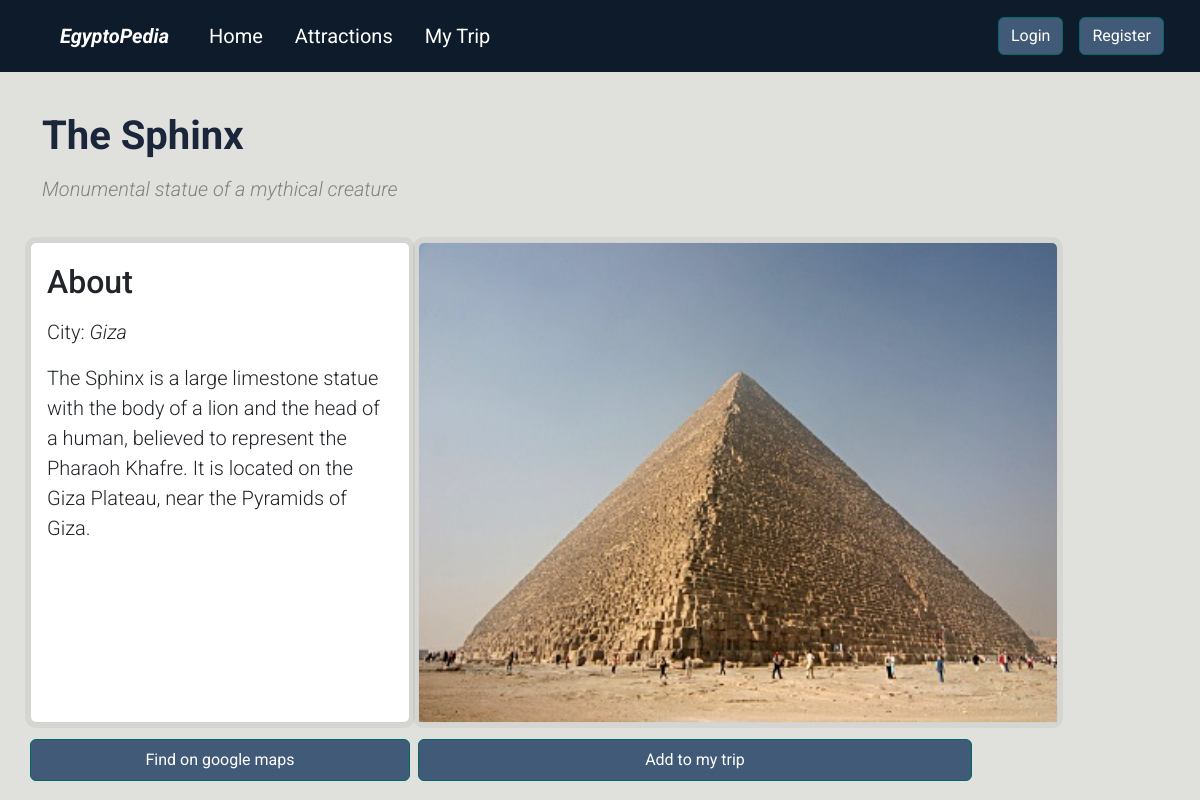
/attractions/view/2, run on the app's committed database.
### models.py (models this page shows)
class Attraction(db.Model):
    __tablename__ = "attractions"
    id = db.Column(db.Integer, primary_key=True)
    name = db.Column(db.String(80), nullable=False)
    city = db.Column(db.String(80), nullable=False)
    location_latitude = db.Column(db.REAL)
    location_longitude = db.Column(db.REAL)
    summary = db.Column(db.String(200))
    description = db.Column(db.String)

### app.py (the view)
@app.route('/attractions/view/<attraction_id>')
def view_page(attraction_id):
    attraction = db.session.query(Attraction).get(attraction_id)
    slug = attraction.name.replace(' ', '&')
    attraction.slug = slug
    print(attraction.name)
    return render_template('view_page.html', attraction=attraction)

### templates/view_page.html (shortened to what this page needs)
{% extends "base.html" %}
{% block head %}
{{ super() }}
<link rel="stylesheet" href="/static/view_page_styles.css">
{% endblock %}
{% block main %}
<div class="container">
  <div class="row">
    <div class="col-12  mt-4 mainHeader">
      <h1 class="">{{attraction.name}}</h1>
    </div>
  </div>
  <div class="row my-0">
    <div class="col-12 ms-0  mt-3 mb-4">
      <h1 class="lead summary">{{attraction.summary}}</h1>
    </div>
  </div>
  <div class="row">
    <div class="card  my-3 px-0 col-lg-4 col-sm-8 ">
      <div class="card-body d-flex flex-column">
        <h5 class="card-title mt-1 about">About</h5>
        <p class="card-text my-0 mt-2 lead  city"> City: <span>{{attraction.city}}</span></p>
        <p class="card-text my-3 lead ">{{attraction.description}}</p>
      </div>
    </div>
    <div class="card  my-3 px-0 mx-2" style="width: 40rem;">
      <img src="https://source.unsplash.com/random/500x300/?{{attraction.slug}}"
        onerror="this.onerror = null; this.src='/static/default.jpg'" class="card-img-top img-fluid" alt="..." />
    </div>
  </div>
  <div class="row viewPageButtons">
    <div class="col-md-4 col-sm-8 px-lg-0 px-sm-2   btn-group ">
      <a class="btn btn-primary py-2" href="https://www.google.com/maps?q={{attraction.name}}%20in%20{{attraction.city}}%20,Egypt" target="_blank" >Find on google maps</a>
    </div>
    <div class="col-md-6 col-sm-8 px-2  btn-group addButtonDiv">
      <button type="button" class="btn btn-primary py-2 addButton" data-bs-toggle="modal"
      data-bs-target="#modal{{attraction.id}}">
      Add to my trip
    </button>    </div>
  </div>
</div>
{% endblock %}

### static/main.css (style rules this page uses)
body { background-color: #e0e1dd !important; color: #1b263b !important; font-family: 'Roboto', sans-serif !important; }
.btn.btn-primary { background-color: #415a77 !important; border-color: #006666; color: white; }
.card { box-shadow: rgba(0, 0, 0, 0.05) 0 0 0 5px; }

### static/view_page_styles.css (style rules this page uses)
.mainHeader h1 { font-weight: 700; }
.summary { color: grey; font-style: italic; line-height: 0.5; }
.about { font-size: 32px; }
.city span { font-style: italic; }

### data on the page
Attraction: name "The Sphinx", summary "Monumental statue of a mythical creature", city "Giza", description "The Sphinx is a large limestone statue with the body of a lion and the head of a human, believed to represent the Pharaoh Khafre. It is located on the Giza Plateau, near the Pyramids of Giza."
